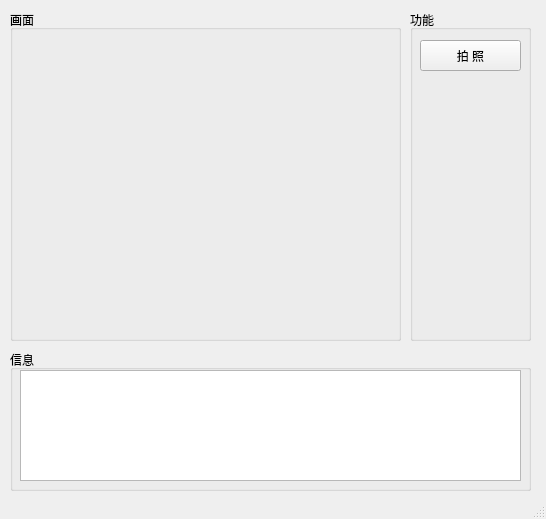
<?xml version="1.0" encoding="UTF-8"?>
<ui version="4.0">
 <class>MainWindow</class>
 <widget class="QMainWindow" name="MainWindow">
  <property name="enabled">
   <bool>true</bool>
  </property>
  <property name="geometry">
   <rect>
    <x>0</x>
    <y>0</y>
    <width>546</width>
    <height>519</height>
   </rect>
  </property>
  <property name="windowTitle">
   <string>QrCode</string>
  </property>
  <widget class="QWidget" name="centralwidget">
   <widget class="QGroupBox" name="groupBox">
    <property name="geometry">
     <rect>
      <x>10</x>
      <y>10</y>
      <width>391</width>
      <height>331</height>
     </rect>
    </property>
    <property name="title">
     <string>画面</string>
    </property>
    <widget class="QLabel" name="cameraLabel">
     <property name="geometry">
      <rect>
       <x>10</x>
       <y>20</y>
       <width>371</width>
       <height>291</height>
      </rect>
     </property>
     <property name="text">
      <string/>
     </property>
    </widget>
   </widget>
   <widget class="QGroupBox" name="groupBox_2">
    <property name="geometry">
     <rect>
      <x>10</x>
      <y>350</y>
      <width>521</width>
      <height>141</height>
     </rect>
    </property>
    <property name="title">
     <string>信息</string>
    </property>
    <widget class="QPlainTextEdit" name="cameraText">
     <property name="geometry">
      <rect>
       <x>10</x>
       <y>20</y>
       <width>501</width>
       <height>111</height>
      </rect>
     </property>
    </widget>
   </widget>
   <widget class="QGroupBox" name="groupBox_3">
    <property name="geometry">
     <rect>
      <x>410</x>
      <y>10</y>
      <width>121</width>
      <height>331</height>
     </rect>
    </property>
    <property name="title">
     <string>功能</string>
    </property>
    <widget class="QPushButton" name="cameraBtn">
     <property name="geometry">
      <rect>
       <x>10</x>
       <y>30</y>
       <width>101</width>
       <height>31</height>
      </rect>
     </property>
     <property name="text">
      <string>拍 照</string>
     </property>
    </widget>
   </widget>
  </widget>
  <widget class="QStatusBar" name="statusbar"/>
 </widget>
 <resources/>
 <connections/>
</ui>
